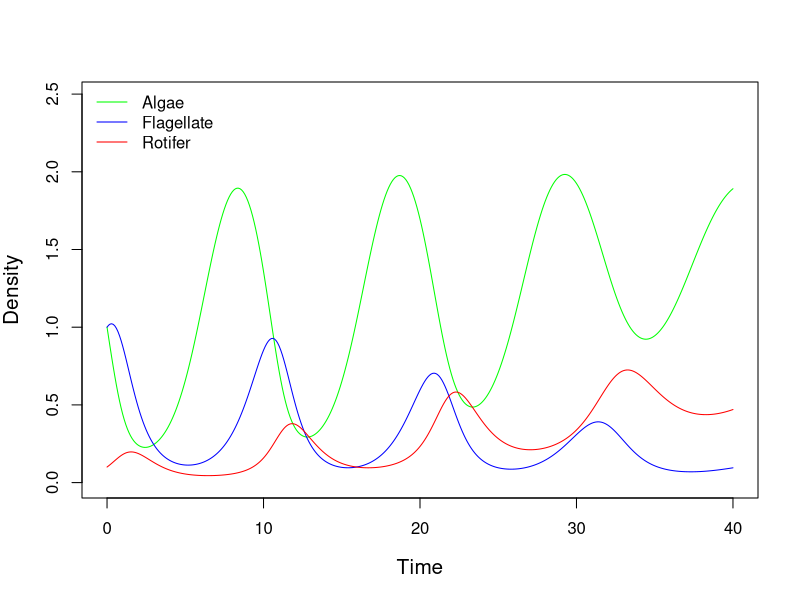
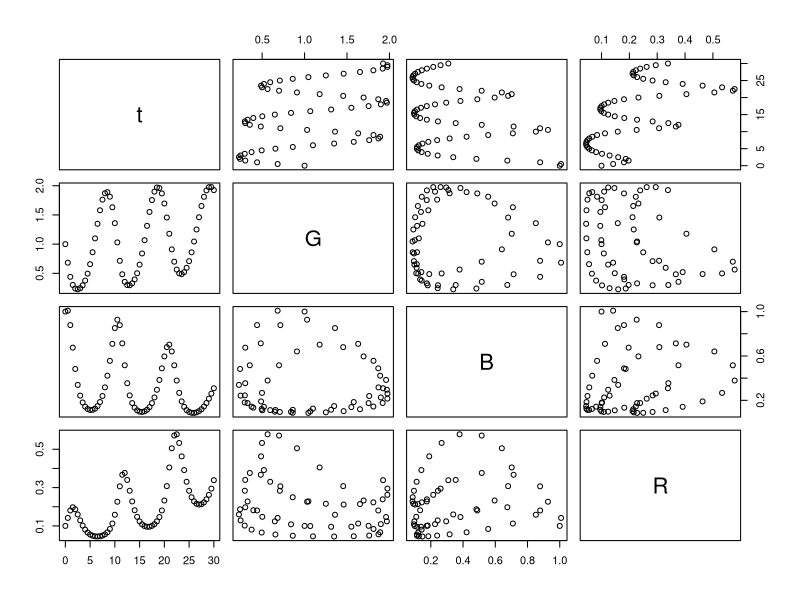
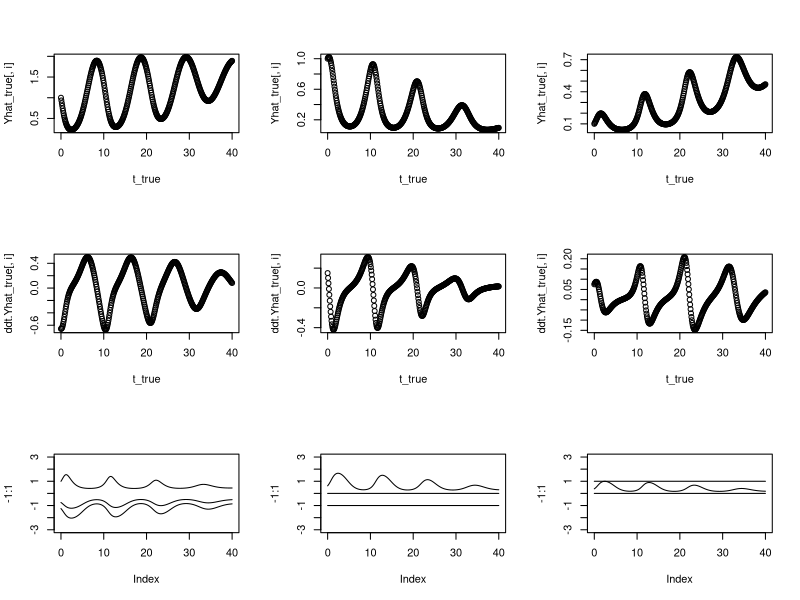

Source code (R) for these figures, in order: (Note: this script raises an error after producing the figures.)
#############
## RSCRIPT ##
#############

## goal: perform assessment of quality of inference of NODE by gradient matching 

## author: Willem Bonnaffe (w.bonnaffe@gmail.com)

## update:
## 08-04_2022 - created v0_0
##            - simplified code by generating and storing ground truth
## 05-05-2022 - created v0_1
##            - implemented nonlinear 3D Lotka-Volterra
## 13-05-2022 - created v0_2
##            - kept only one model (model 4)
##            - renamed file m_3DLV_v0_0.r
## 25-05-2022 - created v0_1
##            - changed model to make sure nonlinear dynamics are identifiable
##            - created v0_2
##            - tested a model where the prey gains resitance to the predator at high density

##############
## INITIATE ##
##############

## 
library(deSolve)

#
###

#################
## 3D LV MODEL ##
#################

## goal:

## define model
t_true     = seq(0,40,0.1)
Y_true_0   = c(1.0,1.0,0.1)
p          = c(1.0,3.0,2.5,1.5,1.0,1.0,1.0,1.0)
#
ddt.Y_true = function(t,x,p) list(c((p[1]*(1-x[1]/p[2]) - p[3]*1/(1+p[8]*x[1])*x[2] - p[4]*1/(1+p[8]*x[1])*x[3]) * x[1],
                                    (p[3]*1/(1+p[8]*x[1])*x[1] - p[5]*x[3] - p[6])*x[2],
                                    (p[4]*1/(1+p[8]*x[1])*x[1] + p[5]*x[2] - p[7])*x[3]))
#
ddx.r_true = function(t,x,p) list(c( p[1]/p[2] - p[3]*x[2]*(-1)*p[8]/((1+p[8]*x[1])^2) - p[4]*x[3]*(-1)*p[8]/((1+p[8]*x[1])^2),
                                     - p[3]*1/(1+p[8]*x[1]),
                                     - p[4]*1/(1+p[8]*x[1]),
                                     p[3]*(1/(1+p[8]*x[1])+x[1]*(-1)*p[8]/((1+p[8]*x[1])^2)),
                                     0,
                                     - p[5],
                                     p[4]*(1/(1+p[8]*x[1])+x[1]*(-1)*p[8]/((1+p[8]*x[1])^2)),
                                     p[5],
                                     0
                                     ))
## run ode
Yhat_true  = ode(y=Y_true_0,times=t_true,func=ddt.Y_true,parms=p)

## ground truth
Yhat_true     = Yhat_true[,2:4]
ddt.Yhat_true = t(apply(Yhat_true,1,function(x)unlist(ddt.Y_true(NULL,x,p))))
ddx.rhat_true = t(apply(Yhat_true,1,function(x)unlist(ddx.r_true(NULL,x,p))))

## visualise results
pdf("out/TS_3DLV.pdf")
#
par(cex.lab=1.25)
plot(t_true,Yhat_true[,1],col="black",ylim=c(0,max(Yhat_true)*1.25),cex=0,xlab="Time",ylab="Density")
lines(t_true,Yhat_true[,1],col="green",type="l")
lines(t_true,Yhat_true[,2],col="blue",type="l")
lines(t_true,Yhat_true[,3],col="red",type="l")
legend("topleft",legend=c("Algae","Flagellate","Rotifer"),lty=1,col=c("green","blue","red"),bty="n")
par(cex.lab=1)
#
## create TS 
s            = seq(0,30*10,5) + 1
TS           = cbind(t_true[s],Yhat_true[s,])
colnames(TS) = c("t","G","B","R")
#
## visualise TS
plot(data.frame(TS))
#
## visualise ground truth
layout(mat=matrix(1:9,ncol=3,byrow=F))
for(i in 1:3)
{
    plot(t_true,Yhat_true[,i])
    plot(t_true,ddt.Yhat_true[,i])
    plot(-1:1,xlim=c(min(t_true),max(t_true)),ylim=c(-3,3),cex=0)
    for(j in 1:3)
    {
        lines(t_true,ddx.rhat_true[,(i-1)*3+j])
    }
}
#
dev.off()

## save results
write.table(TS,file="out/TS_3DLV.csv",sep=";",row.names=FALSE)
LV_GT = list("t_true"=t_true,"Yhat_true"=Yhat_true,"ddt.Yhat_true"=ddt.Yhat_true,"ddx.rhat_true"=ddx.rhat_true) 
save(LV_GT,file="out/GT_3DLV.RData")

#
###
